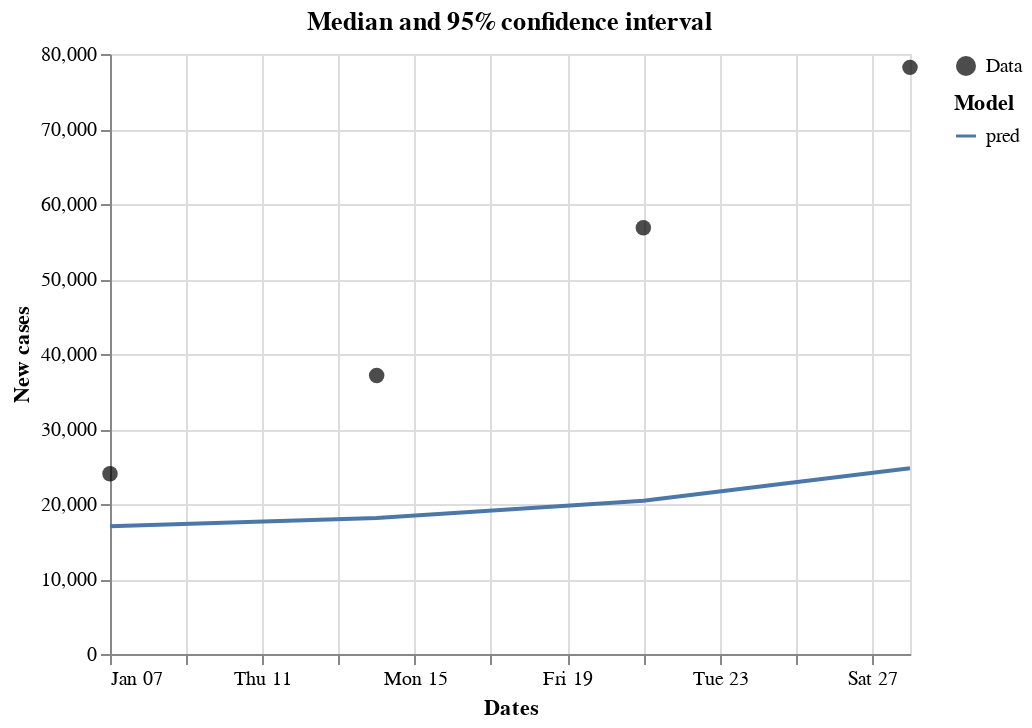

The cell this chart's notebook holds for it:
### Markdown cell above
Let's see a plot comparing the cases and predictions:

### Code cell
score.plot_predictions()

### Figure 1 — Vega-Lite specification as saved in the notebook (floating-point values rounded to 4 significant figures)
{"config": {"view": {"continuousWidth": 300, "continuousHeight": 300}}, "layer": [{"data": {"name": "data-77944dea7550f060144955d7f27c1d55"}, "mark": {"type": "circle", "size": 60}, "encoding": {"color": {"field": "legend", "legend": {"title": null}, "scale": {"range": ["black"]}, "type": "nominal"}, "x": {"field": "date", "type": "temporal"}, "y": {"field": "casos", "type": "quantitative"}}}, {"data": {"name": "data-b879d362b1a658201943a418bd5b7291"}, "mark": {"type": "line"}, "encoding": {"color": {"field": "model", "legend": {"title": "Model"}, "type": "nominal"}, "x": {"field": "date", "title": "Dates", "type": "temporal"}, "y": {"field": "pred", "title": "New cases", "type": "quantitative"}}, "title": "Median and 95% confidence interval"}, {"data": {"name": "data-b879d362b1a658201943a418bd5b7291"}, "mark": {"type": "area", "opacity": 0.25}, "encoding": {"color": {"field": "model", "legend": null, "type": "nominal"}, "x": {"field": "date", "type": "temporal"}, "y": {"field": "lower", "type": "quantitative"}, "y2": {"field": "upper"}}, "title": "Median and 95% confidence interval"}, {"data": {"name": "data-b879d362b1a658201943a418bd5b7291"}, "mark": {"type": "point"}, "encoding": {"color": {"field": "model", "legend": null, "type": "nominal"}, "opacity": {"condition": {"param": "param_1", "value": 1, "empty": false}, "value": 0}, "x": {"field": "date", "title": "Dates", "type": "temporal"}, "y": {"field": "pred", "title": "New cases", "type": "quantitative"}}, "title": "Median and 95% confidence interval"}, {"data": {"name": "data-2dd0965f8183f3a6a504692927256de6"}, "mark": {"type": "rule", "color": "gray"}, "encoding": {"opacity": {"condition": {"param": "param_1", "value": 0.3, "empty": false}, "value": 0}, "tooltip": [{"field": "date", "title": "Date", "type": "temporal"}, {"field": "pred", "format": ".0f", "type": "quantitative"}, {"field": "cases", "format": ".0f", "type": "quantitative"}], "x": {"field": "date", "type": "temporal"}}, "name": "view_1", "transform": [{"pivot": "model", "value": "pred", "groupby": ["date"]}]}], "height": 300, "params": [{"name": "param_1", "select": {"type": "point", "fields": ["date"], "nearest": true, "on": "pointerover"}, "views": ["view_1"]}], "resolve": {"scale": {"color": "independent"}}, "width": 400, "$schema": "https://vega.github.io/schema/vega-lite/v5.20.1.json", "datasets": {"data-77944dea7550f060144955d7f27c1d55": [{"date": "2024-01-07T00:00:00", "casos": 24030.0, "legend": "Data"}, {"date": "2024-01-14T00:00:00", "casos": 37130.0, "legend": "Data"}, {"date": "2024-01-21T00:00:00", "casos": 56830.0, "legend": "Data"}, {"date": "2024-01-28T00:00:00", "casos": 78220.0, "legend": "Data"}], "data-b879d362b1a658201943a418bd5b7291": [{"lower_95": 6425.0, "upper_95": 61740.0, "lower_90": 7404.0, "upper_90": 48730.0, "lower_80": 8776.0, "upper_80": 37700.0, "lower_50": 11860.0, "upper_50": 25390.0, "pred": 17040.0, "date": "2024-01-07T00:00:00", "adm_1": "MG", "mu": 9.744, "sigma": 0.6387, "model": "pred"}, {"lower_95": 5021.0, "upper_95": 120000.0, "lower_90": 6017.0, "upper_90": 82920.0, "lower_80": 7491.0, "upper_80": 56250.0, "lower_50": 11120.0, "upper_50": 31630.0, "pred": 18130.0, "date": "2024-01-14T00:00:00", "adm_1": "MG", "mu": 9.806, "sigma": 0.9242, "model": "pred"}, {"lower_95": 4293.0, "upper_95": 266200.0, "lower_90": 5316.0, "upper_90": 155400.0, "lower_80": 6903.0, "upper_80": 90230.0, "lower_50": 11130.0, "upper_50": 41720.0, "pred": 20430.0, "date": "2024-01-21T00:00:00", "adm_1": "MG", "mu": 9.925, "sigma": 1.233, "model": "pred"}, {"lower_95": 3865.0, "upper_95": 844400.0, "lower_90": 4948.0, "upper_90": 373300.0, "lower_80": 6711.0, "upper_80": 172200.0, "lower_50": 11830.0, "upper_50": 61240.0, "pred": 24780.0, "date": "2024-01-28T00:00:00", "adm_1": "MG", "mu": 10.12, "sigma": 1.649, "model": "pred"}], "data-2dd0965f8183f3a6a504692927256de6": [{"lower_95": 6425.0, "upper_95": 61740.0, "lower_90": 7404.0, "upper_90": 48730.0, "lower_80": 8776.0, "upper_80": 37700.0, "lower_50": 11860.0, "upper_50": 25390.0, "pred": 17040.0, "date": "2024-01-07T00:00:00", "adm_1": "MG", "mu": 9.744, "sigma": 0.6387, "model": "pred", "legend": null}, {"lower_95": 5021.0, "upper_95": 120000.0, "lower_90": 6017.0, "upper_90": 82920.0, "lower_80": 7491.0, "upper_80": 56250.0, "lower_50": 11120.0, "upper_50": 31630.0, "pred": 18130.0, "date": "2024-01-14T00:00:00", "adm_1": "MG", "mu": 9.806, "sigma": 0.9242, "model": "pred", "legend": null}, {"lower_95": 4293.0, "upper_95": 266200.0, "lower_90": 5316.0, "upper_90": 155400.0, "lower_80": 6903.0, "upper_80": 90230.0, "lower_50": 11130.0, "upper_50": 41720.0, "pred": 20430.0, "date": "2024-01-21T00:00:00", "adm_1": "MG", "mu": 9.925, "sigma": 1.233, "model": "pred", "legend": null}, {"lower_95": 3865.0, "upper_95": 844400.0, "lower_90": 4948.0, "upper_90": 373300.0, "lower_80": 6711.0, "upper_80": 172200.0, "lower_50": 11830.0, "upper_50": 61240.0, "pred": 24780.0, "date": "2024-01-28T00:00:00", "adm_1": "MG", "mu": 10.12, "sigma": 1.649, "model": "pred", "legend": null}, {"lower_95": null, "upper_95": null, "lower_90": null, "upper_90": null, "lower_80": null, "upper_80": null, "lower_50": null, "upper_50": null, "pred": 24030.0, "date": "2024-01-07T00:00:00", "adm_1": null, "mu": null, "sigma": null, "model": "cases", "legend": "Data"}, {"lower_95": null, "upper_95": null, "lower_90": null, "upper_90": null, "lower_80": null, "upper_80": null, "lower_50": null, "upper_50": null, "pred": 37130.0, "date": "2024-01-14T00:00:00", "adm_1": null, "mu": null, "sigma": null, "model": "cases", "legend": "Data"}, {"lower_95": null, "upper_95": null, "lower_90": null, "upper_90": null, "lower_80": null, "upper_80": null, "lower_50": null, "upper_50": null, "pred": 56830.0, "date": "2024-01-21T00:00:00", "adm_1": null, "mu": null, "sigma": null, "model": "cases", "legend": "Data"}, {"lower_95": null, "upper_95": null, "lower_90": null, "upper_90": null, "lower_80": null, "upper_80": null, "lower_50": null, "upper_50": null, "pred": 78220.0, "date": "2024-01-28T00:00:00", "adm_1": null, "mu": null, "sigma": null, "model": "cases", "legend": "Data"}]}}
